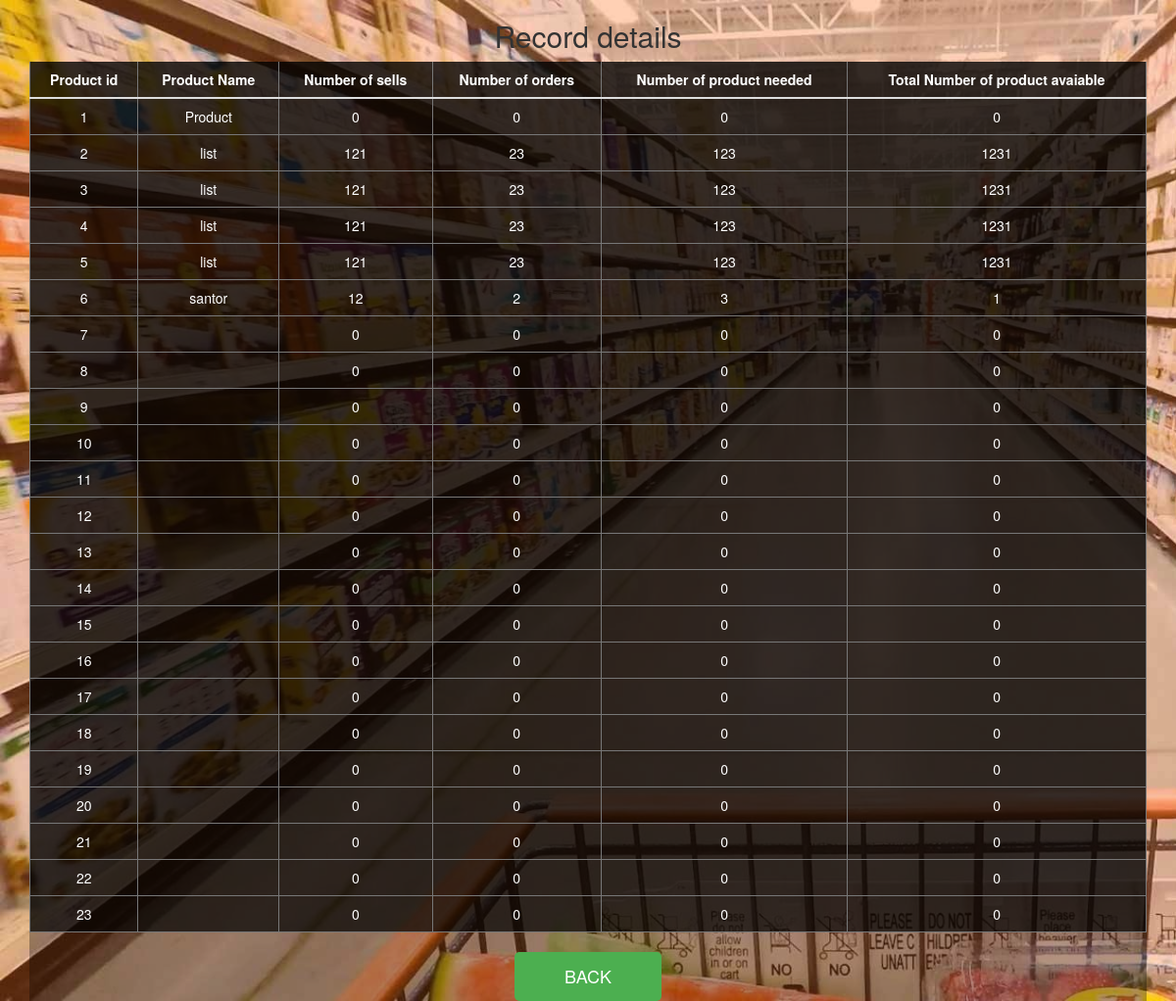
Page /stockview.php on the committed database.
### tables this page shows
CREATE TABLE `stockinfo` (
  `pid` int(11) NOT NULL,
  `list` text NOT NULL,
  `num_sell` int(11) NOT NULL,
  `num_order` int(11) NOT NULL,
  `num_needed` int(11) NOT NULL,
  `total_prod` int(11) NOT NULL,
  `Timestamp` timestamp NOT NULL DEFAULT current_timestamp() ON UPDATE current_timestamp()
);

### stockview.php (the view, shortened to what this page needs)
  <?php
    $con = mysqli_connect('localhost','root','','project');
    $sql = "SELECT * FROM stockinfo";
    $result = $con->query($sql); ?>
<!DOCTYPE html>
<html><head><title>View Page</title>
<link rel="stylesheet" href="https://maxcdn.bootstrapcdn.com/bootstrap/3.4.0/css/bootstrap.min.css">
</head>
<body>
    <div class="container">
       <center> <h2>Record details</h2></center>
<fieldset>
<table class="table">
    <thead>
        <tr>
            <th>Product id</th>
            <th>Product Name</th>
            <th>Number of sells</th>
            <th>Number of orders</th>
            <th>Number of product needed</th>
            <th>Total Number of product avaiable</th>
          </tr>  </thead>
    <tbody>
        <?php
            if ($result->num_rows > 0) {
                while ($row = $result->fetch_assoc()) {?>
                    <tr>
                    <td><?php echo $row['pid']; ?></td>
                    <td><?php echo $row['list']; ?></td>
                    <td><?php echo $row['num_sell']; ?></td>
                    <td><?php echo $row['num_order']; ?></td>
                    <td><?php echo $row['num_needed']; ?></td>
                    <td><?php echo $row['total_prod']; ?></td>
            </tr>
     <?php }
        }
        ?>      </tbody>
</table>
<center><button class="btn1"style="float: right=100;"><a class="a1" href="Stock.html">BACK</a></button></center>
</fieldset>
</div>
</body></html>

### stockview.php (style rules this page uses)
td, th { border: 1px solid #777; padding: 0.5rem; text-align: center; }
table { border-collapse: collapse; background-color: rgba(0,0, 0, 0.7); color:white; }
body { background-image: url('wallpaper.jpg'); background-size: cover; background-repeat: no-repeat; }
fieldset { background-color: rgba(0,0, 0, 0.3); }
.submit,.btn,.a1,.btn1 { height: 50px; width: 150px; font-size: 18px; background-color: #4CAF50; color: white; border: none; border-radius: 5px; cursor: pointer; align-items: center; }

### rows in the picture
stockinfo: pid "1", list "Product", num_sell "0", num_order "0", num_needed "0", total_prod "0"
stockinfo: pid "2", list "list", num_sell "121", num_order "23", num_needed "123", total_prod "1231"
stockinfo: pid "3", list "list", num_sell "121", num_order "23", num_needed "123", total_prod "1231"
stockinfo: pid "4", list "list", num_sell "121", num_order "23", num_needed "123", total_prod "1231"
stockinfo: pid "5", list "list", num_sell "121", num_order "23", num_needed "123", total_prod "1231"
stockinfo: pid "6", list "santor", num_sell "12", num_order "2", num_needed "3", total_prod "1"
stockinfo: pid "7", num_sell "0", num_order "0", num_needed "0", total_prod "0"
stockinfo: pid "8", num_sell "0", num_order "0", num_needed "0", total_prod "0"
stockinfo: pid "9", num_sell "0", num_order "0", num_needed "0", total_prod "0"
stockinfo: pid "10", num_sell "0", num_order "0", num_needed "0", total_prod "0"
stockinfo: pid "11", num_sell "0", num_order "0", num_needed "0", total_prod "0"
stockinfo: pid "12", num_sell "0", num_order "0", num_needed "0", total_prod "0"
stockinfo: pid "13", num_sell "0", num_order "0", num_needed "0", total_prod "0"
stockinfo: pid "14", num_sell "0", num_order "0", num_needed "0", total_prod "0"
stockinfo: pid "15", num_sell "0", num_order "0", num_needed "0", total_prod "0"
stockinfo: pid "16", num_sell "0", num_order "0", num_needed "0", total_prod "0"
stockinfo: pid "17", num_sell "0", num_order "0", num_needed "0", total_prod "0"
stockinfo: pid "18", num_sell "0", num_order "0", num_needed "0", total_prod "0"
stockinfo: pid "19", num_sell "0", num_order "0", num_needed "0", total_prod "0"
stockinfo: pid "20", num_sell "0", num_order "0", num_needed "0", total_prod "0"
stockinfo: pid "21", num_sell "0", num_order "0", num_needed "0", total_prod "0"
stockinfo: pid "22", num_sell "0", num_order "0", num_needed "0", total_prod "0"
stockinfo: pid "23", num_sell "0", num_order "0", num_needed "0", total_prod "0"
